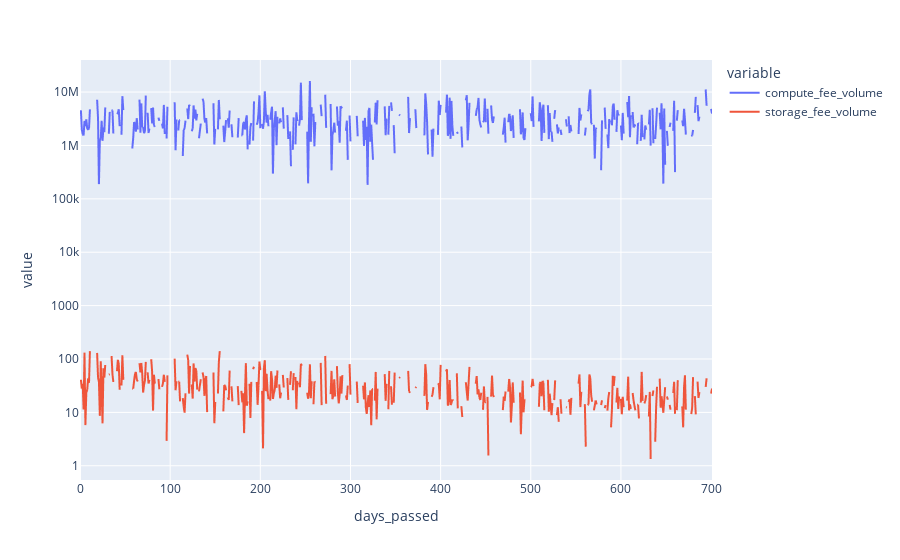

Notebook code cell kept with this figure:
### Code cell
px.line(sim_df, x='days_passed', y=[el for el in sim_df.columns if "volume" in el],
        log_y=True)

### Figure 1 — Plotly figure (JSON) as saved in the notebook; plotly's stock layout.template omitted (floating-point values rounded to 4 significant figures; data arrays with more than 128 entries replaced by an {"elided": "..."} marker saying what was removed)
{"data": [{"hovertemplate": "variable=compute_fee_volume<br>days_passed=%{x}<br>value=%{y}<extra></extra>", "legendgroup": "compute_fee_volume", "line": {"color": "#636efa", "dash": "solid"}, "marker": {"symbol": "circle"}, "mode": "lines", "name": "compute_fee_volume", "showlegend": true, "type": "scattergl", "x": {"elided": "702 int values"}, "xaxis": "x", "y": {"elided": "702 float values"}, "yaxis": "y"}, {"hovertemplate": "variable=storage_fee_volume<br>days_passed=%{x}<br>value=%{y}<extra></extra>", "legendgroup": "storage_fee_volume", "line": {"color": "#EF553B", "dash": "solid"}, "marker": {"symbol": "circle"}, "mode": "lines", "name": "storage_fee_volume", "showlegend": true, "type": "scattergl", "x": {"elided": "702 int values"}, "xaxis": "x", "y": {"elided": "702 float values"}, "yaxis": "y"}], "layout": {"legend": {"title": {"text": "variable"}, "tracegroupgap": 0}, "margin": {"t": 60}, "xaxis": {"anchor": "y", "domain": [0, 1], "title": {"text": "days_passed"}}, "yaxis": {"anchor": "x", "domain": [0, 1], "title": {"text": "value"}, "type": "log"}}}
